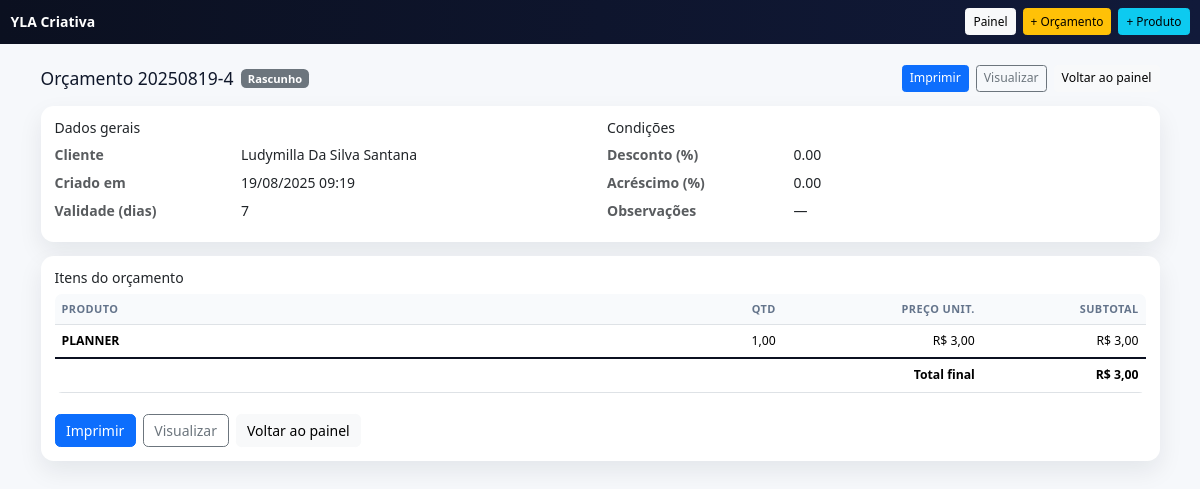
The page /precificacao/orcamentos/4/ (signed in) on the database its author committed.
### precificacao/models.py (models this page shows, shortened)
class Orcamento(models.Model):
    STATUS = (
        ("rascunho", "Rascunho"),
        ("enviado", "Enviado"),
        ("aprovado", "Aprovado"),
        ("rejeitado", "Rejeitado"),
    )
    empresa = models.ForeignKey(Empresa, on_delete=models.CASCADE)
    cliente = models.ForeignKey(Cliente, on_delete=models.PROTECT)
    numero = models.CharField(max_length=30, unique=True, blank=True)
    criado_em = models.DateTimeField(default=timezone.now)
    validade_dias = models.PositiveIntegerField(default=7)
    desconto_percentual = models.DecimalField(max_digits=6, decimal_places=2, default=Decimal("0.00"))
    acrescimo_percentual = models.DecimalField(max_digits=6, decimal_places=2, default=Decimal("0.00"))
    status = models.CharField(max_length=12, choices=STATUS, default="rascunho")
    observacoes = models.TextField(blank=True)
    valor_total_cache = models.DecimalField(max_digits=12, decimal_places=2, default=Decimal("0.00"))

class Cliente(models.Model):
    empresa = models.ForeignKey(Empresa, on_delete=models.CASCADE)
    nome = models.CharField(max_length=150)
    email = models.EmailField(blank=True)
    telefone = models.CharField(max_length=30, blank=True)
    documento = models.CharField(max_length=30, blank=True)
    endereco = models.CharField(max_length=200, blank=True)
    def __str__(self):
        return self.nome

class ItemOrcamento(models.Model):
    orcamento = models.ForeignKey(Orcamento, on_delete=models.CASCADE, related_name="itens")
    produto = models.ForeignKey(Produto, on_delete=models.PROTECT)
    quantidade = models.DecimalField(max_digits=10, decimal_places=2, default=Decimal("1.00"), validators=[MinValueValidator(Decimal("0.01"))])
    preco_unitario = models.DecimalField(max_digits=12, decimal_places=2)
    descricao_externa = models.CharField(max_length=200, blank=True)
    def subtotal(self) -> Decimal:
        return (self.quantidade * self.preco_unitario).quantize(TWO_PLACES)

class Produto(models.Model):
    empresa = models.ForeignKey(Empresa, on_delete=models.CASCADE)
    nome = models.CharField(max_length=150)
    codigo = models.CharField(max_length=50, blank=True)
    descricao = models.TextField(blank=True)
    tempo_producao_minutos = models.PositiveIntegerField(default=0)
    usa_percentual_tinta = models.BooleanField(default=False)
    percentual_tinta = models.DecimalField(max_digits=5, decimal_places=2, default=Decimal("0.00"))  # 0–100
    margem_lucro_override = models.DecimalField(max_digits=6, decimal_places=2, null=True, blank=True)
    ativo = models.BooleanField(default=True)
    custo_estimado_cache = models.DecimalField(max_digits=12, decimal_places=2, default=Decimal("0.00"))
    preco_sugerido_cache = models.DecimalField(max_digits=12, decimal_places=2, default=Decimal("0.00"))

### precificacao/views.py (the view)
# urls.py: path("orcamentos/<int:pk>/", views.orcamento_detail, name="orcamento_detail"),
@login_required
def orcamento_detail(request, pk):
    orc = get_object_or_404(Orcamento, pk=pk)
    return render(request, "precificacao/orcamento_detail.html", {"orc": orc})

### vendas/context_processors.py (called while the page is built)
def company(request):
    c = Company.objects.filter(active=True).order_by("-created_at").first()
    return {"company": c}

### precificacao/templates/precificacao/orcamento_detail.html (shortened to what this page needs)
<!doctype html>
<html lang="pt-br">
<head>
  <link href="https://cdn.jsdelivr.net/npm/bootstrap@5.3.3/dist/css/bootstrap.min.css" rel="stylesheet" />
</head>
<body>
{% url 'home' as home_url %}
{% url 'precificacao:dashboard' as dash_url %}
<nav class="navbar nav-pro navbar-dark">
  <div class="container-fluid">
    <a class="navbar-brand fw-bold" href="{{ home_url|default:'#' }}">YLA Criativa</a>
    <div class="d-flex align-items-center gap-2 ms-auto">
      <a class="btn btn-sm btn-light" href="{{ dash_url|default:'#' }}">Painel</a>
      <a class="btn btn-sm btn-warning" href="{% url 'precificacao:orcamento_create' %}">+ Orçamento</a>
      <a class="btn btn-sm btn-info" href="{% url 'precificacao:produto_create' %}">+ Produto</a>
    </div>
  </div>
</nav>
<main class="container py-3 py-lg-4">
  <div class="d-flex flex-wrap gap-2 justify-content-between align-items-center mb-3">
    <div class="d-flex align-items-center gap-2">
      <h1 class="h5 m-0">Orçamento {{ orc.numero }}</h1>
      <span class="badge bg-secondary badge-status">{{ orc.get_status_display }}</span>
    </div>
    <div class="d-flex flex-wrap gap-2">
      <a class="btn btn-sm btn-primary"
         href="{% url 'precificacao:orcamento_print' orc.pk %}?auto=1"
         target="_blank" rel="noopener">Imprimir</a>
      <a class="btn btn-sm btn-outline-secondary"
         href="{% url 'precificacao:orcamento_print' orc.pk %}"
         target="_blank" rel="noopener">Visualizar</a>
      <a class="btn btn-sm btn-light" href="{{ dash_url|default:'#' }}">Voltar ao painel</a>
    </div>
  </div>
  <div class="card card-clean p-3 mb-3">
    <div class="row g-3">
      <div class="col-md-6">
        <h2 class="h6 mb-2">Dados gerais</h2>
        <dl class="row mb-0">
          <dt class="col-5 col-md-4 text-muted">Cliente</dt>
          <dd class="col-7 col-md-8">{{ orc.cliente }}</dd>
          <dt class="col-5 col-md-4 text-muted">Criado em</dt>
        <dd class="col-7 col-md-8">{{ orc.criado_em|date:"d/m/Y H:i" }}</dd>
          <dt class="col-5 col-md-4 text-muted">Validade (dias)</dt>
          <dd class="col-7 col-md-8">{{ orc.validade_dias }}</dd>
        </dl>
      </div>
      <div class="col-md-6">
        <h2 class="h6 mb-2">Condições</h2>
        <dl class="row mb-0">
          <dt class="col-5 col-md-4 text-muted">Desconto (%)</dt>
          <dd class="col-7 col-md-8">{{ orc.desconto_percentual|default:"0.00" }}</dd>
          <dt class="col-5 col-md-4 text-muted">Acréscimo (%)</dt>
          <dd class="col-7 col-md-8">{{ orc.acrescimo_percentual|default:"0.00" }}</dd>
          <dt class="col-5 col-md-4 text-muted">Observações</dt>
          <dd class="col-7 col-md-8">{{ orc.observacoes|default:"—" }}</dd>
        </dl>
      </div>
    </div>
  </div>
  <div class="card card-clean p-3">
    <h2 class="h6 mb-2">Itens do orçamento</h2>
    <div class="table-responsive">
      <table class="table align-middle bg-white rounded-3 overflow-hidden">
        <thead>
          <tr>
            <th>Produto</th>
            <th style="width:10%" class="text-center">Qtd</th>
            <th style="width:15%" class="text-end">Preço unit.</th>
            <th style="width:15%" class="text-end">Subtotal</th>
          </tr>
        </thead>
        <tbody>
          {% for i in orc.itens.all %}
            <tr>
              <td>
                <div class="fw-semibold">{{ i.produto.nome }}</div>
              </td>
              <td class="text-center">{{ i.quantidade }}</td>
              <td class="text-end">R$ {{ i.preco_unitario|floatformat:2 }}</td>
              <td class="text-end">R$ {{ i.subtotal|floatformat:2 }}</td>
            </tr>
          {% endfor %}
        </tbody>
        <tfoot>
          <tr>
            <th colspan="3" class="text-end">Total final</th>
            <th class="text-end">R$ {{ orc.valor_total_cache|default:0|floatformat:2 }}</th>
          </tr>
        </tfoot>
      </table>
    </div>
    <div class="d-flex flex-wrap gap-2 mt-2">
      <a class="btn btn-primary"
         href="{% url 'precificacao:orcamento_print' orc.pk %}?auto=1"
         target="_blank" rel="noopener">Imprimir</a>
      <a class="btn btn-outline-secondary"
         href="{% url 'precificacao:orcamento_print' orc.pk %}"
         target="_blank" rel="noopener">Visualizar</a>
      <a class="btn btn-light" href="{{ dash_url|default:'#' }}">Voltar ao painel</a>
    </div>
  </div>
</main>
</body>
</html>

### precificacao/templates/precificacao/orcamento_detail.html (style rules this page uses)
:root { --ink:#0f172a; --muted:#64748b; --ring:rgba(37,99,235,.18); --g1:#0b1020; --g2:#111a3a; --base-font:14px; }
html { font-size: var(--base-font); }
body { background:#f6f8fb; color:var(--ink); }
.nav-pro { background:linear-gradient(90deg,var(--g1),var(--g2)); }
.navbar-brand { font-size:1rem; }
.navbar .btn { font-size:.85rem; padding:.25rem .5rem; }
.card-clean { border:none; box-shadow:0 10px 24px rgba(17,24,39,.08); border-radius:.9rem; }
.table { font-size:.875rem; }
.table thead th { font-size:.78rem; text-transform:uppercase; letter-spacing:.04em; color:#64748b; background:#f8fafc; }
.table tfoot th, .table tfoot td { border-top:2px solid #0b1020; font-weight:800; }
.badge-status { font-size:.8rem; }

### rows shown on the page
Orcamento: numero "20250819-4", status "Rascunho", cliente "Ludymilla Da Silva Santana", criado_em "19/08/2025 09:19", validade_dias "7", desconto_percentual "0.00", acrescimo_percentual "0.00", observacoes "—", valor_total_cache "3,00"
ItemOrcamento: produto.nome "PLANNER", quantidade "1,00", preco_unitario "3,00", subtotal "3,00"
